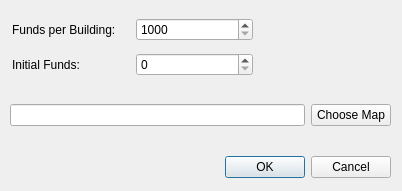
<ui version="4.0" >
 <class>GameDialog</class>
 <widget class="QDialog" name="GameDialog" >
  <property name="geometry" >
   <rect>
    <x>0</x>
    <y>0</y>
    <width>402</width>
    <height>191</height>
   </rect>
  </property>
  <property name="windowTitle" >
   <string>Dialog</string>
  </property>
  <widget class="QWidget" name="" >
   <property name="geometry" >
    <rect>
     <x>10</x>
     <y>100</y>
     <width>381</width>
     <height>30</height>
    </rect>
   </property>
   <layout class="QHBoxLayout" name="horizontalLayout" >
    <item>
     <widget class="QLineEdit" name="mapFileLineEdit" />
    </item>
    <item>
     <widget class="QPushButton" name="chooseMapButton" >
      <property name="text" >
       <string>Choose Map</string>
      </property>
     </widget>
    </item>
   </layout>
  </widget>
  <widget class="QWidget" name="" >
   <property name="geometry" >
    <rect>
     <x>12</x>
     <y>12</y>
     <width>241</width>
     <height>70</height>
    </rect>
   </property>
   <layout class="QGridLayout" name="gridLayout" >
    <item row="0" column="0" >
     <widget class="QLabel" name="fpbLabel" >
      <property name="text" >
       <string>Funds per Building:</string>
      </property>
     </widget>
    </item>
    <item row="0" column="1" >
     <widget class="QSpinBox" name="fundsPerBuildingSpinBox" >
      <property name="minimum" >
       <number>1000</number>
      </property>
      <property name="maximum" >
       <number>9999999</number>
      </property>
      <property name="singleStep" >
       <number>100</number>
      </property>
     </widget>
    </item>
    <item row="1" column="0" >
     <widget class="QLabel" name="initialFundsLabel" >
      <property name="text" >
       <string>Initial Funds:</string>
      </property>
     </widget>
    </item>
    <item row="1" column="1" >
     <widget class="QSpinBox" name="initialFundsSpinBox" >
      <property name="minimum" >
       <number>0</number>
      </property>
      <property name="maximum" >
       <number>100000</number>
      </property>
      <property name="singleStep" >
       <number>100</number>
      </property>
      <property name="value" >
       <number>0</number>
      </property>
     </widget>
    </item>
   </layout>
  </widget>
  <widget class="QWidget" name="" >
   <property name="geometry" >
    <rect>
     <x>10</x>
     <y>150</y>
     <width>381</width>
     <height>34</height>
    </rect>
   </property>
   <layout class="QHBoxLayout" name="horizontalLayout_2" >
    <item>
     <spacer name="horizontalSpacer" >
      <property name="orientation" >
       <enum>Qt::Horizontal</enum>
      </property>
      <property name="sizeHint" stdset="0" >
       <size>
        <width>148</width>
        <height>28</height>
       </size>
      </property>
     </spacer>
    </item>
    <item>
     <widget class="QDialogButtonBox" name="buttonBox" >
      <property name="orientation" >
       <enum>Qt::Horizontal</enum>
      </property>
      <property name="standardButtons" >
       <set>QDialogButtonBox::Cancel|QDialogButtonBox::Ok</set>
      </property>
     </widget>
    </item>
   </layout>
  </widget>
 </widget>
 <resources/>
 <connections>
  <connection>
   <sender>buttonBox</sender>
   <signal>accepted()</signal>
   <receiver>GameDialog</receiver>
   <slot>accept()</slot>
   <hints>
    <hint type="sourcelabel" >
     <x>248</x>
     <y>254</y>
    </hint>
    <hint type="destinationlabel" >
     <x>157</x>
     <y>274</y>
    </hint>
   </hints>
  </connection>
  <connection>
   <sender>buttonBox</sender>
   <signal>rejected()</signal>
   <receiver>GameDialog</receiver>
   <slot>reject()</slot>
   <hints>
    <hint type="sourcelabel" >
     <x>316</x>
     <y>260</y>
    </hint>
    <hint type="destinationlabel" >
     <x>286</x>
     <y>274</y>
    </hint>
   </hints>
  </connection>
 </connections>
</ui>
